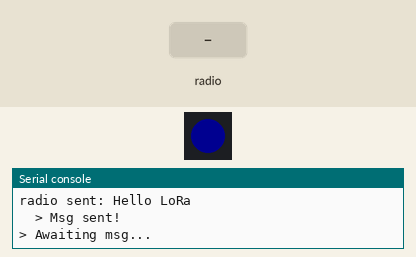
Recording of a program running on a simulated Pycom board running MicroPython. Parts: 1 RGB LEDs in strip order, left to right, the last lines printed to the serial console. The test bench sets the inputs (shaded band). Dim RGB values are drawn brighter than linear; no radio messages arrive unless stated (any console line starting 'radio sent:' is added by the test bench); the LoRaWAN join succeeds after 3 s and a send takes 0.1 s.

Above: at 6.2 s.
6.3 s: radio message "1" arrives
At 7.0 s:
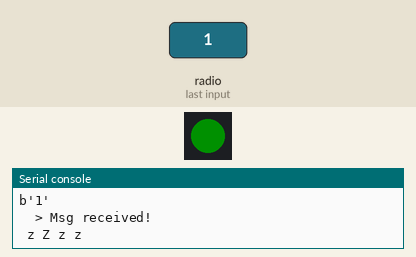
At 46.4 s:
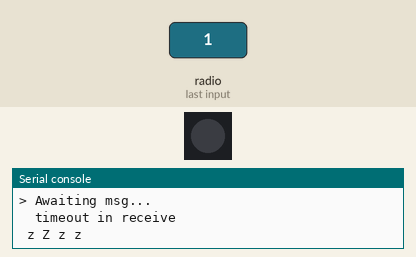
Timing chart, 0 to 46.9 s (numbered marks = the images above; inputs shaded):
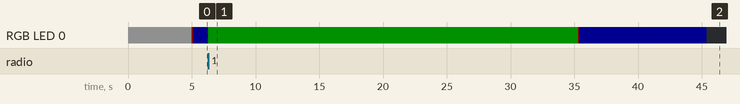

The program:

lorawan_send_and_receive.py
```python
from network import LoRa
import socket
import time
import pycom
import binascii
from acklio_config import my_app_key, my_app_eui

lora = LoRa(mode=LoRa.LORAWAN, region=LoRa.EU868)

mac = lora.mac()
print ('devEUI: ',  binascii.hexlify(mac))

# create an OTAA authentication parameters
app_eui = binascii.unhexlify(
    my_app_eui.replace(' ',''))

app_key = binascii.unhexlify(
    my_app_key.replace(' ',''))

pycom.heartbeat(False)
pycom.rgbled(0x101010) # white
print("> Joining LoRa...")

# join a network using OTAA (Over the Air Activation)
lora.join(activation=LoRa.OTAA, auth=(app_eui, app_key),
    timeout=0)

# wait until the module has joined the network
while not lora.has_joined():
    time.sleep(2.5)
    print('Not yet joined...')

print("> Joined LoRa.")
pycom.rgbled(0x000000) # black

# Passer les params a la couche protocolaire LoRa
s = socket.socket(socket.AF_LORA, socket.SOCK_RAW)
s.setsockopt(socket.SOL_LORA, socket.SO_DR, 5)
s.setsockopt(socket.SOL_LORA,  socket.SO_CONFIRMED,  False)

while True:
    pycom.rgbled(0x100000) # red
    s.setblocking(True)
    s.settimeout(10)

    print("> Sending msg...")
    try:
        s.send('Hello LoRa')
        print("  > Msg sent!")
    except:
        print ('  timeout in sending')

    pycom.rgbled(0x000010) # blue
    print("> Awaiting msg...")

    try:
        data = s.recv(64)

        print(data)
        pycom.rgbled(0x001000) # green
        print("  > Msg received!")
    except:
        print ('  timeout in receive')
        pycom.rgbled(0x000000) # black

    print(" z Z z z")
    s.setblocking(False)
    time.sleep (29)
```

acklio_config.py
```python
# pycom/acklio params
my_app_eui = '0000000000000000'
my_app_key = '72457475581217131977635496807027'
```
